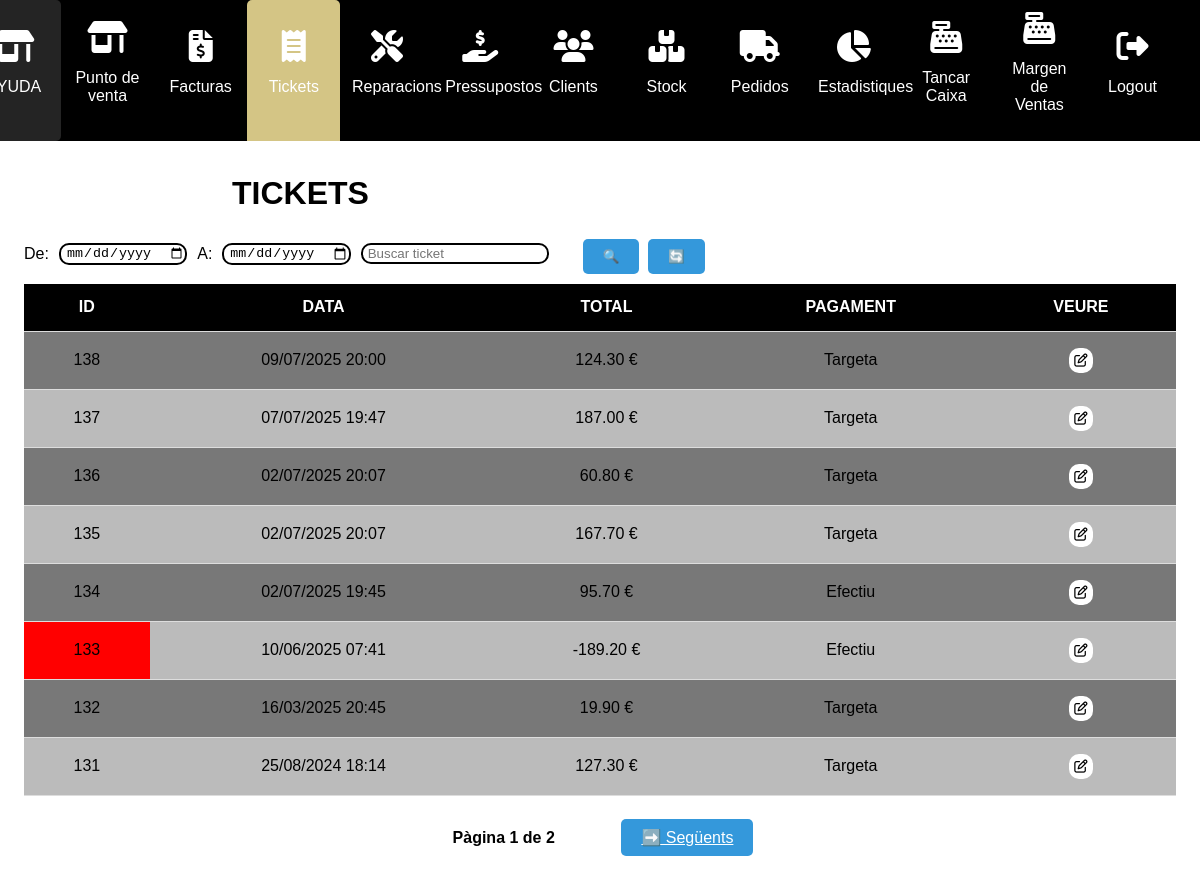
The page /tickets/ (signed in) on the database as committed earlier.
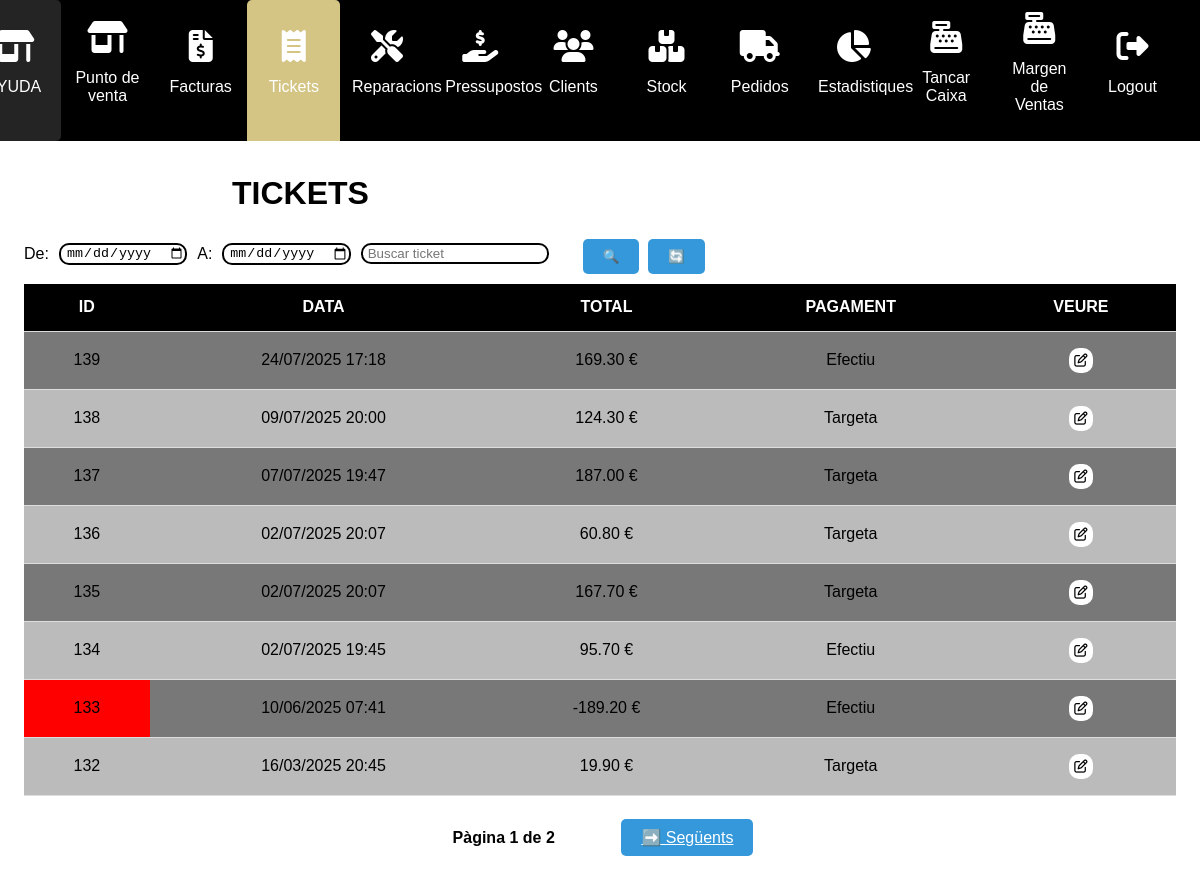
The same page on the database as committed later.
### myapp/models.py (models this page shows)
class Ticket(models.Model):
    numero = models.IntegerField(default=1)
    date = models.DateTimeField()
    METODO_PAGO_CHOICES = [
        ('Efectiu', 'Efectiu'),
        ('Targeta', 'Tarjeta'),
        ("Transferencia","Transferencia"),
        ("Chec bancari","Chec bancari"),
        ("Domiciliacio","Domiciliacio")
    ]
    metodo_pago = models.CharField(max_length=50, choices=METODO_PAGO_CHOICES, default='Efectiu')
    total = models.DecimalField(max_digits=9999999, decimal_places=2, validators=[validate_not_zero])
    abono=models.IntegerField(null=True)

### myapp/views.py (the view, shortened to what this page needs)
# urls.py: path("tickets/", views.tickets, name="tickets"),
@login_required
def tickets(request):
    tickets = Ticket.objects.all()
    persona=Persona.objects.all()
    numeros_abono = []
    for ticket in tickets:
        if ticket.abono:
            try:
                numero_entero = int(ticket.abono)
                numeros_abono.append(numero_entero)
            except ValueError:
                continue
    ticket_queryset = Ticket.objects.all().order_by('-date')
    page_number = request.GET.get('page', 1)
    paginator = Paginator(ticket_queryset, 8)
    page = paginator.get_page(page_number)
    return render(request, "tickets.html", {'tickets': page,'persona':persona,'numeros_abono':numeros_abono})

### myapp/templates/tickets.html (shortened to what this page needs)
{% extends "layouts/base.html" %}
{% block content %}
<!DOCTYPE html>
<html lang="en">
<head>
</head>
<body>
    <div class="main-content">
        <div class="products-section" id="barra-dies">
            <h1>TICKETS</h1>
               <div style="display: flex; align-items: center; gap: 10px; margin-bottom: 10px;">
  <form method="get" style="display: flex; align-items: center; gap: 10px; margin: 0;">
    <label for="data-inicio">De:</label>
    <input type="date" id="data-inicio" name="data_inicio" value="{{ data_inicio }}">
    <label for="data-fin">A:</label>
    <input type="date" id="data-fin" name="data_fi" value="{{ data_fi }}">
    <input type="text" name="search" value="{{ search }}" placeholder="Buscar ticket">
    <button type="submit" class="blue-button">🔍</button>
  </form>
  <form method="get" style="margin: 0; margin-left: 10px;">
    <button type="submit" class="blue-button">🔄</button>
  </form>
</div>
        </div>
        <div>
        <form method="post">
            <table class="taula-general">
                <thead>
                <tr>
                    <th>ID</th>
                    <th>DATA</th>
                    <th>TOTAL</th>
                    <th>PAGAMENT</th>
                    <th>VEURE</th>
                </tr>
                </thead>
                <tbody>
                {% for ticket in tickets %}
                <tr class="filaTicket">
                    <td class="TicketIdColor">{{ ticket.id }}</td>
                    <td>{{ ticket.date|date:"d/m/Y H:i" }}</td>
                    <td class="totalTicketColor">{{ ticket.total }} €</td>
                    <td>{{ ticket.metodo_pago }}</td>
                    <td><button type="button" class="popup-trigger" data-ticket-id="{{ ticket.id }}"><i
                            class="fa-regular fa-pen-to-square"></i></button></td>
                </tr>
                {% endfor %}
                </tbody>
            </table>
              <div style="text-align: center; margin-top: 2rem;">
  <span style="margin: 0 1rem; font-weight: bold;">
    Pàgina {{ tickets.number }} de {{ tickets.paginator.num_pages }}
  </span>
  {% if tickets.has_next %}
    <a href="?page={{ tickets.next_page_number }}" class="blue-button">➡️ Següents</a>
  {% endif %}
</div>
        </form>
    </div>
</body>
</html>
{% endblock %}

### myapp/templates/layouts/base.html (shortened to what this page needs)
{% load static %}
<!DOCTYPE html>
<html lang="es">
<head>
    <link rel="stylesheet" href="{% static 'styles/main.css' %}">
</head>
<body >
<nav>
        <ul>
            <li class="{% if request.path == '/ayuda/' %}nav-seleccion{% endif %}"><a href="/ayuda/" title="Ayuda"><i class="fa-solid fa-shop fa-2x"></i><p>AYUDA</p></a></li>
            <li class="{% if request.path == '/vender/' %}nav-seleccion{% endif %}"><a href="/vender/" title="Ir al Punto de Venta"><i class="fa-solid fa-shop fa-2x"></i><p>Punto de venta</p></a></li>
            <li class="{% if request.path == '/facturas/' %}nav-seleccion{% endif %}"><a href="/facturas/"  title="Ir a Facturas"><i class="fa-solid fa-file-invoice-dollar fa-2x"></i><p>Facturas</p></a></li>
            <li class="{% if request.path == '/tickets/' %}nav-seleccion{% endif %}"><a href="/tickets/" title="Ir a Tickets"><i class="fa-solid fa-receipt fa-2x"></i><p>Tickets</p></a></li>
            <li class="{% if request.path == '/reparacions/' %}nav-seleccion{% endif %}"><a href="/reparacions/" title="Ver Reparaciones"><i class="fa-solid fa-screwdriver-wrench fa-2x"></i><p>Reparacions</p></a></li>
            <li class="{% if request.path == '/presupostos/' %}nav-seleccion{% endif %}"><a href="/presupostos/" title="Ver Presupuestos"><i class="fa-solid fa-hand-holding-dollar fa-2x"></i><p>Pressupostos</p></a></li>
            <li class="{% if request.path == '/clientes/' %}nav-seleccion{% endif %}"><a href="/clientes/" title="Ver Clientes"><i class="fa-solid fa-users fa-2x"></i><p>Clients</p></a></li>
            <li class="{% if request.path == '/stock/' %}nav-seleccion{% endif %}"><a href="/stock/"  title="Ir al Stock"><i class="fa-solid fa-boxes-stacked fa-2x"></i><p>Stock</p></a></li>
            <li class="{% if request.path == '/pedidos/' %}nav-seleccion{% endif %}"><a href="/pedidos/" title="Ver Estado de Pedidos"><i class="fa-solid fa-truck fa-2x"></i><p>Pedidos</p></a></li>
            <li class="{% if request.path == '/estadisticas/' %}nav-seleccion{% endif %}"><a href="/estadisticas/"  title="Ver Estadísticas"><i class="fa-solid fa-chart-pie fa-2x"></i><p>Estadistiques</p></a></li>
            <li class="{% if request.path == '/hoy/' %}nav-seleccion{% endif %}" id="tancar-caixa"><a href="/hoy/"  title="Tancar Caixa"><i class="fa-solid fa-cash-register fa-2x"></i><p>Tancar Caixa</p></a></li>
            <li class="{% if request.path == '/margen_ventas/' %}nav-seleccion{% endif %}" id="margen-ventas"><a href="/margen_ventas/"  title="Margen ventas"><i class="fa-solid fa-cash-register fa-2x"></i><p>Margen de Ventas</p></a></li>
            {% if user.is_authenticated %}
            <li class="{% if request.path == '/logout/' %}nav-seleccion{% endif %}"><a href="/logout/" title="Sortir"><i class="fa-solid fa-right-from-bracket fa-2x"></i><p>Logout</p></a></li>
            <li class="{% if request.path == '/user/' %}nav-seleccion{% endif %}"><a href="/user/" title="Usuari"><p>Usuari</p></a></li>
            {% else %}
            <li class="{% if request.path == '/signup/' %}nav-seleccion{% endif %}"><a href="/signup/" title="SignUp"><i class="fa-solid fa-user-plus fa-2x"></i><p>Sign Up</p></a></li>
            {% endif %}
        </ul>
</nav>
<main class="container mx-auto mt-6 text-black">
    {% block content %}
    {% endblock %}
</main>
</body>
</html>

### myapp/static/styles/main.css (style rules this page uses)
body { margin: 0; padding: 0; font-family: Arial, sans-serif; background: rgba(255, 255, 255, 0.499); color: #000000; }
nav ul li a { color: black; text-decoration: none; }
.main-content { padding: 2%; overflow: hidden; margin-top:130px; }
.products-section { float: left; width: 48%; margin-right: 2%; }
table { width: auto; border-collapse: collapse; }
table th, table td { text-align: center; padding: 8px; }
table th { background-color: #000000; color: #ffffff; text-align: center; }
tr:nth-child(even) { background-color: #bbbbbb; }
tr:nth-child(odd) { background-color: #787878; }
input { border-radius: 10px; -webkit-border-radius: 10px; -moz-border-radius: 10px; -ms-border-radius: 10px; -o-border-radius: 10px; text-decoration: none; display: inline-block; border: 2px black solid; padding-left: 5px; }
td button, cart-button button { display: inline-block; border: none; border-radius: 10px; border:none; padding: 5px; -webkit-border-radius: 10px; -moz-border-radius: 10px; -ms-border-radius: 10px; -o-border-radius: 10px; margin: 1%; }
nav ul li { padding-top: 1px; text-align: center; }
.blue-button { background-color: blue; color: white; border-radius:5px; border: none; padding: 10px 20px; cursor: pointer; margin-right: 10px; :; -webkit-border-radius:5px; -moz-border-radius:5px; -ms-border-radius:5px; -o-border-radius:5px; margin-left: 4%; }
.fa-solid { text-align: center; color: white; }
.nav-seleccion { background-color:rgb(212, 197, 133); border-radius: 5px 5px 0 0; }
nav ul { background-color: black; margin:0; display: flex; justify-content: center; }
nav { position: fixed; top: 0; left: 0; width: 100%; height: 60px; z-index: 1000; margin:0; }
nav ul p { color:white; }
nav ul li { min-width: 70px; color: white; list-style:none; padding: 1%; display: flex; flex-direction: column; justify-content: center; }
nav ul { display:flex; text-align: center; }
a { color: white; }
.taula-general { width: 100%; border-collapse: collapse; margin-top: 1rem; }
.taula-general th, .taula-general td { padding: 0.9rem; text-align: center; border-bottom: 1px solid #ddd; }
.blue-button { background-color: #3498db; color: white; }
body { color: #000000; text-align:center; }
button { display: inline-block; border: none; border-radius: 50px; border: 1px solid black; background:white; padding:1%; margin-top:5px; }

Rows that differ between the two databases and show on the page:
no longer on this page (row unchanged): Ticket: id "131", date "25/08/2024 18:14", total "127.30", metodo_pago "Targeta"
added Ticket: id "139", date "24/07/2025 17:18", total "169.30", metodo_pago "Efectiu"
